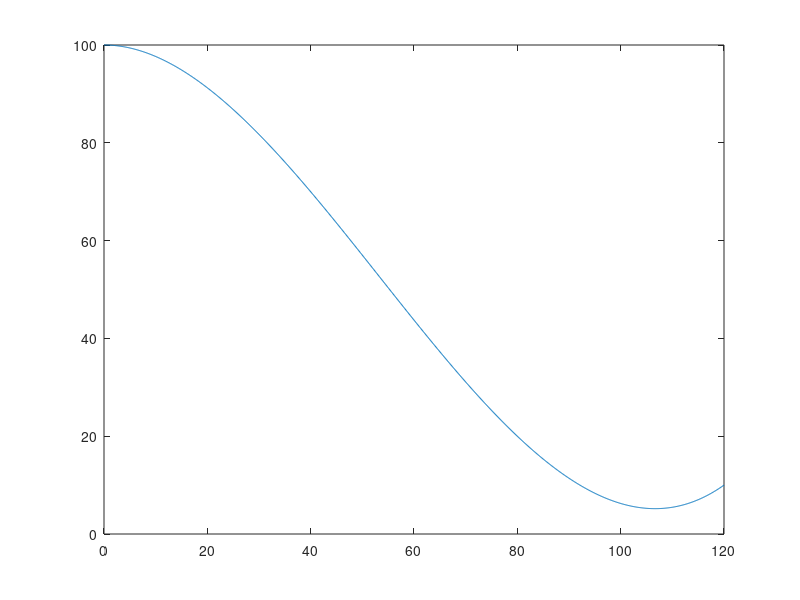

MATLAB code for this plot: (Note: this script raises an error after producing the figure.)
% skijump.m
% 07/24/2017
% Anthony Krivonos
% Ski Jump

% Problem Summary
% 
% A convenient way to draw curves of a desired shape is to select
% some points on the curve and find polynomial whose graph goes
% through these points. Two points, for example, determine a unique
% line, which is the graph of a polynomial of degree 1 (if the line
% is not vertical). Three noncollinear points determine a unique
% parabola, which is the graph of a polynomial of degree 2 (if the
% points have distinct x coordinates). Four points determine a
% unique polynomial of degree less than or equal to 3, and so on.
% Suppose we want a curve through the unique quadratic polynomial
% 
% P(x) = ax^2 + bx + c
% 
% whose graph goes through these points. Substituting the values of
% x and y, we get a linear system:
% 
% 0a + 0b + 1c = 7
% 
% 1a + 1b + 1c = 6
% 
% 4a + 2b + 1c = 9

% Part A
% 
% Solve for the unknown coefficients a, b, c by applying MATLAB's
% backslash operator \ to the system Ap = y, where A is the
% coefficient matrix of the above system, p is the vector of
% unknowns [a, b, c]^T, and B is the column vector of the right 
% side.
A = [ 0 0 1 ; 1 1 1 ; 4 2 1];
y = [ 7 6 9 ]';
p = A\y


% Part B
% 
% Graph the polynomial P(x) = ax^2 + bx + c whose coefficients a, b,
% and c you found in (a), and check visually, that the graph is a
% parabola which goes through the three given points.
u = 0:0.1:2;
v = polyval(p, u);
plot(u,v);


% Part C
% 
% Find the coefficients of the cubic polynomial
% P(x) = ax^3 + bx^2 + cx + d
% whose graph goes through the points (-2, 6), (1, 4), (2,3), (3, -2).
x = [ -2 ; 1 ; 2 ; 3];
A = vander(x);
y = [ 6 4 3 -2 ]';
p = A\y


% Part D
% 
% As in (b), check your answer to (c) visually:
u = -2:.1:3;
v = polyval(p, u);
plot(u,v,'o');


% Part E
% 
% Find the coefficients of the fourth-degree polynomial
% P(x) = ax^4 + bx^3 + cx^2 + dx + e
% whose graph goes through the points (0, 1), (1, 1), (-1,3), and
% whose slope at x = -1 is 20 and at x = 1 is 9.
A = [0 0 0 0 1 ; 1 1 1 1 1 ; 1 -1 1 -1 1 ; -4 3 -2 1 0 ; 4 3 2 1 0];
y = [1 1 3 20 9]';
p = A\y

% Part F
% As in (b), check your answer to (e) visually:
u = -1:0.01:1;
v = polyval(p, u);
d = polyder(p);
q = polyval(d, u);
q(1)    % Start slope
q(201)  % Finish slope
plot(u,v,'-o');


% Part G
% Design a ski jump that has the following specifications:
% The ski jump starts at a height of 100 feet and finishes at a
% height of 10 feet.
% From start to finish, the ski jump covers a horizontal distance
% of 120 feet.
% A skier using the jump will start off horizontally and will fly
% off the end at a 30 degree angle from the horizontal.
% 
% Find a polynomial whose graph is a side view of the ski jump.
A = [43200 240 1 0; 0 0 0 1; 1728000 14400 120 1];
y = [0.75 100 10]';
p = A\y
% What are the start and finish slopes for the ski jump?
% 
% See Part H


% Part H
% As in (b), check your answer to (e) visually:
u = 0:0.1:120
v = polyval(p, u) 
d = polyder(p) 
q = polyval(d, u)
q(1)     % Start slope
q(1201)  % Finish slope
plot(u,v);
hold on;
der = find(round(q, 2) == 0);
plot(u(der(3)), v(der(3)), '-o');
plot(u(1), v(1), '-o');
plot(u(1201), v(1201), '-o');